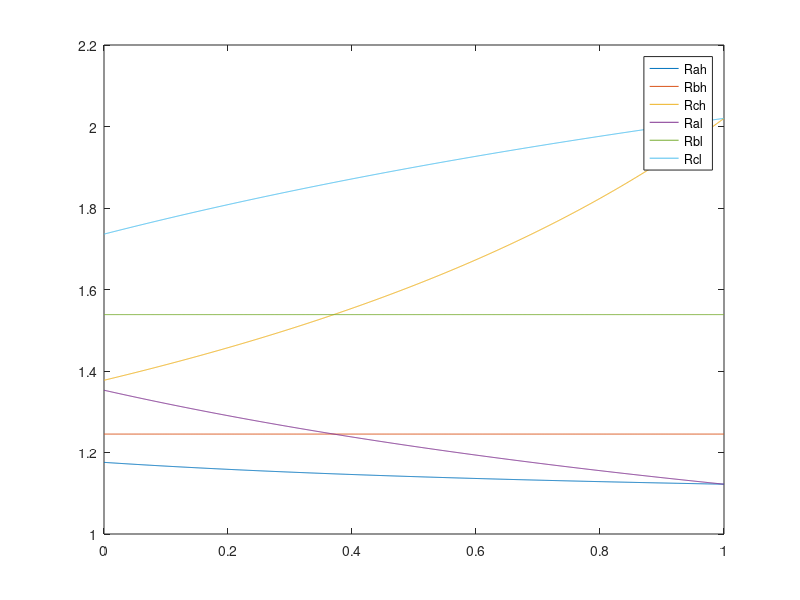

This figure's MATLAB source:
clear all

pi=0:0.001:1;
lp=length(pi);

gamma_G=0.90;    ...prob. pays off if good
gamma_B=0.50;    ...prob. pays off if bad
y=1.5;           ...output
D=1;             ...investment size
r=1.01;          ...risk free rate
p1=0.5;          ...Pr(A|H)=Pr(C|L)=p1+(p2+p3)pi
p2=0.3;          ...Pr(B)=p2(1-pi)
p3=0.2;          ...Pr(C|H)=Pr(A|L)=p3(1-pi)

z=1/1000;
alf=1.5;
delta=2;

l=0.6;
w=0.7;

%parameter vector
par=[gamma_G;   %1
     gamma_B;   %2
     y;         %3
     D;         %4
     r;         %5
     p1;        %6
     p2;        %7
     p3;        %8
     z;         %9
     alf;       %10
     delta;     %11
     l];        %12

for i=1:lp
    %High signal interest rates
    x(1,i)=par(5)*(w*l*(par(6)+(par(7)+par(8))*pi(i))+(1-w)*(1-l)*par(8)*(1-pi(i)))/(w*l*(par(6)+(par(7)+par(8))*pi(i))*par(1)+(1-w)*(1-l)*par(8)*(1-pi(i))*par(2));
    x(2,i)=par(5)*(w*l+(1-w)*(1-l))/(w*l*par(1)+(1-w)*(1-l)*par(2));
    x(3,i)=par(5)*(w*l*par(8)*(1-pi(i))+(1-w)*(1-l)*(par(6)+(par(7)+par(8))*pi(i)))/(w*l*par(8)*(1-pi(i))*par(1)+(1-w)*(1-l)*(par(6)+(par(7)+par(8))*pi(i))*par(2));
    %Low signal interest rates
    y(1,i)=par(5)*((1-w)*l*(par(6)+(par(7)+par(8))*pi(i))+w*(1-l)*par(8)*(1-pi(i)))/((1-w)*l*(par(6)+(par(7)+par(8))*pi(i))*par(1)+w*(1-l)*par(8)*(1-pi(i))*par(2));
    y(2,i)=par(5)*((1-w)*l+w*(1-l))/((1-w)*l*par(1)+w*(1-l)*par(2));
    y(3,i)=par(5)*((1-w)*l*par(8)*(1-pi(i))+w*(1-l)*(par(6)+(par(7)+par(8))*pi(i)))/((1-w)*l*par(8)*(1-pi(i))*par(1)+w*(1-l)*(par(6)+(par(7)+par(8))*pi(i))*par(2));
end


plot(pi,x(1,:),pi,x(2,:),pi,x(3,:),pi,y(1,:),pi,y(2,:),pi,y(3,:))
legend('Rah','Rbh','Rch','Ral','Rbl','Rcl')